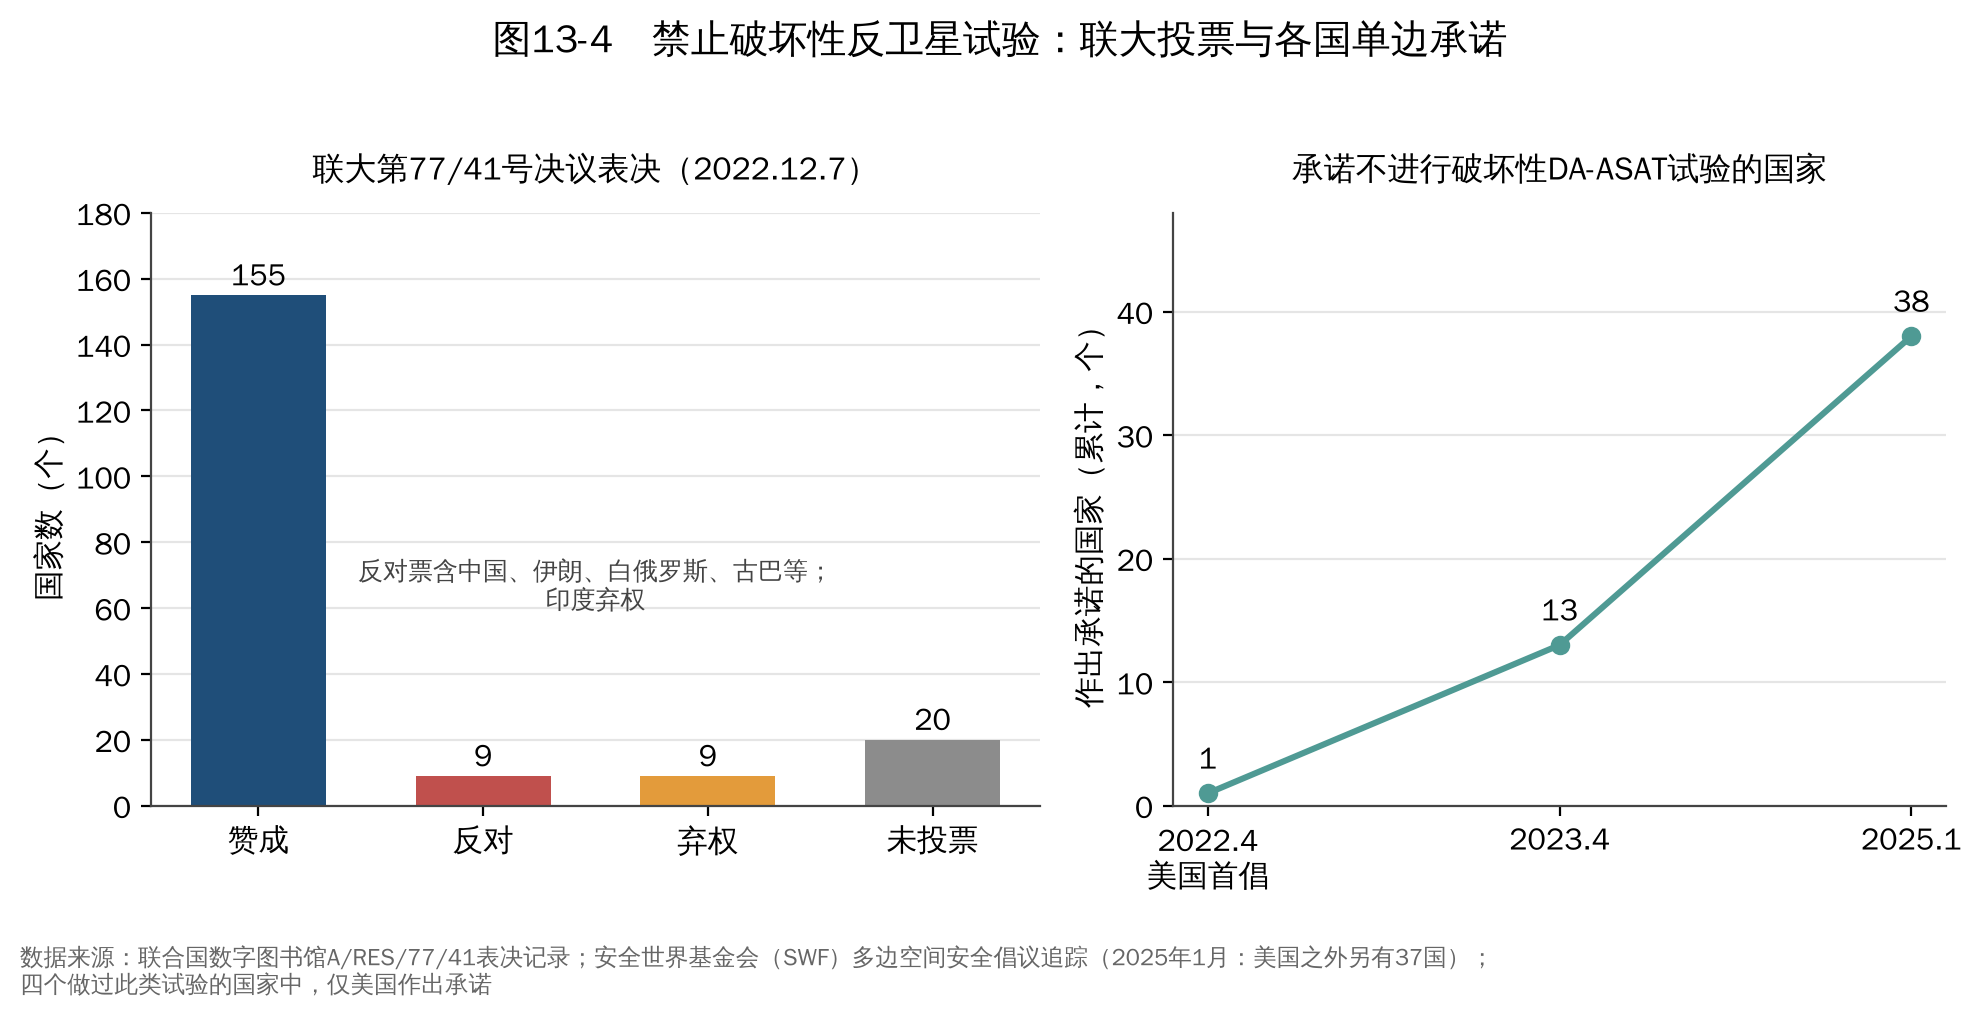

Write the Python code that produced this figure.
import sys, pathlib
sys.path.insert(0, str(pathlib.Path(__file__).resolve().parents[2] / "common"))
from chartstyle import plt, PALETTE, ACCENT, GREY, save, source_note

fig, (ax1, ax2) = plt.subplots(1, 2, figsize=(10, 4.4), gridspec_kw={"width_ratios": [1.15, 1]})
# Left: UNGA 77/41 vote
cats = ["赞成", "反对", "弃权", "未投票"]
vals = [155, 9, 9, 20]
cols = [PALETTE[0], ACCENT, PALETTE[3], GREY]
b = ax1.bar(cats, vals, color=cols, width=0.6)
for bb, v in zip(b, vals):
    ax1.text(bb.get_x() + bb.get_width()/2, v + 3, str(v), ha="center", fontsize=11, fontweight="bold")
ax1.set_ylim(0, 180)
ax1.set_ylabel("国家数（个）")
ax1.set_title("联大第77/41号决议表决（2022.12.7）", fontsize=11.5)
ax1.text(1.5, 60, "反对票含中国、伊朗、白俄罗斯、古巴等；\n印度弃权", ha="center", fontsize=9, color="#444444")
# Right: unilateral pledges cumulative
dates = ["2022.4\n美国首倡", "2023.4", "2025.1"]
nums = [1, 13, 38]
ax2.plot(dates, nums, marker="o", color=PALETTE[2], lw=2.2)
for x, v in zip(dates, nums):
    ax2.text(x, v + 2, str(v), ha="center", fontsize=11, fontweight="bold")
ax2.set_ylim(0, 48)
ax2.set_ylabel("作出承诺的国家（累计，个）")
ax2.set_title("承诺不进行破坏性DA-ASAT试验的国家", fontsize=11.5)
fig.suptitle("图13-4　禁止破坏性反卫星试验：联大投票与各国单边承诺", fontsize=14, fontweight="bold", y=1.03)
fig.tight_layout()
source_note(fig, "数据来源：联合国数字图书馆A/RES/77/41表决记录；安全世界基金会（SWF）多边空间安全倡议追踪（2025年1月：美国之外另有37国）；\n四个做过此类试验的国家中，仅美国作出承诺")
save(fig, __file__)
